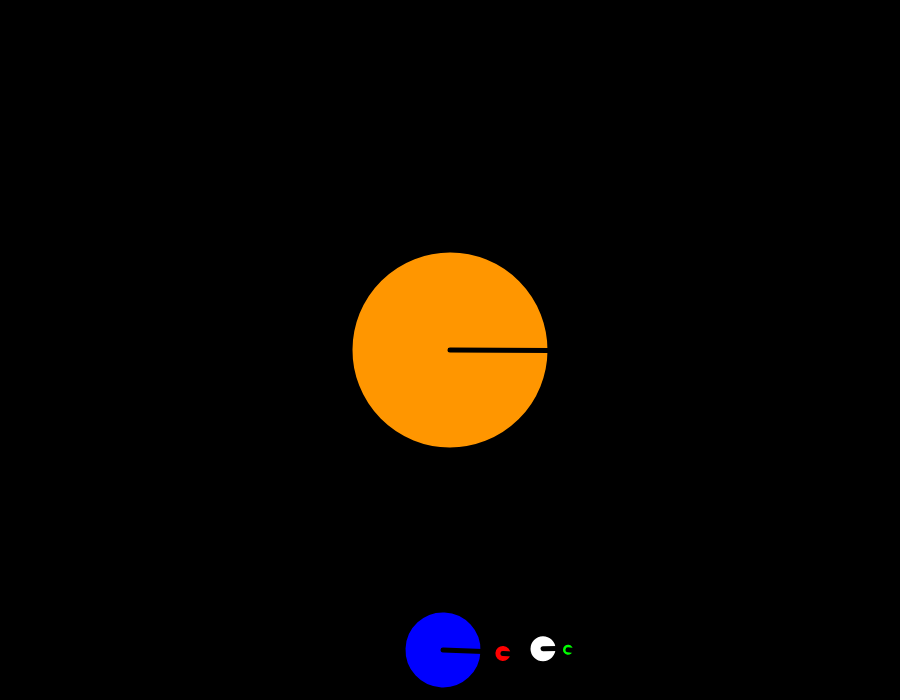
Frame 1 (no input)
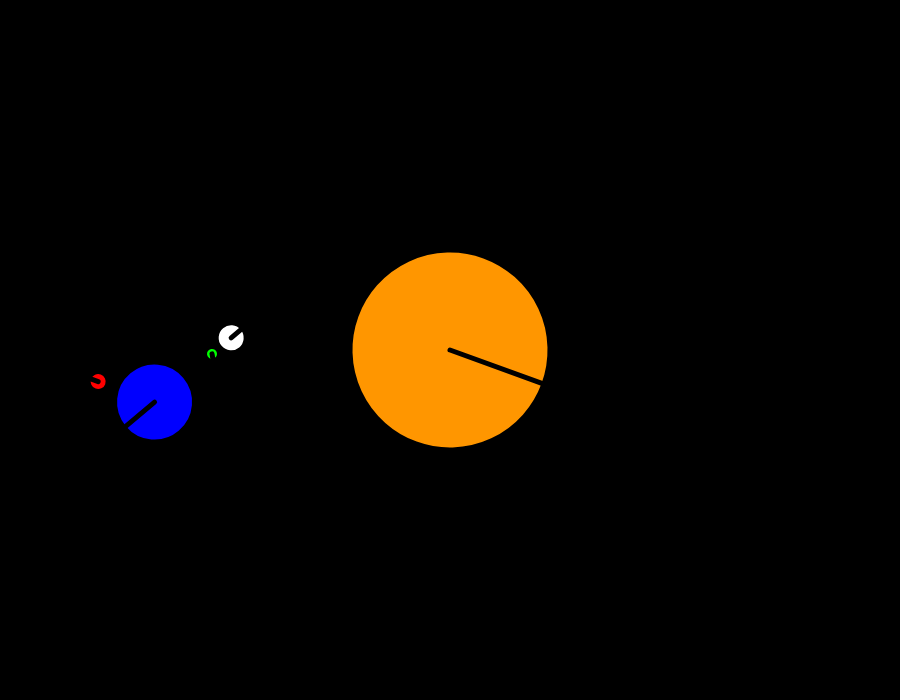
Frame 60 (no input)
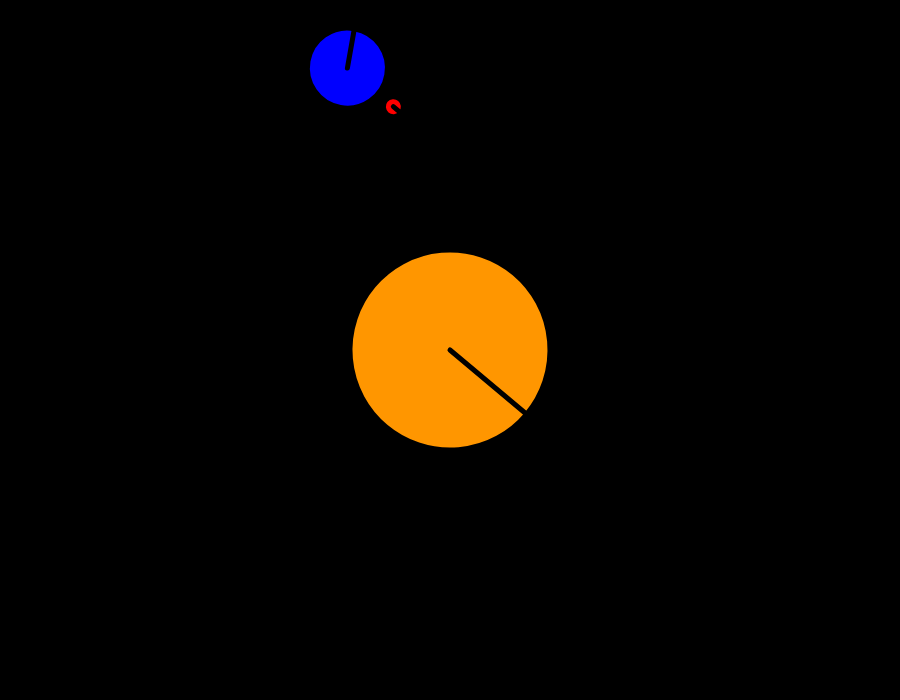
Frame 120 (the mouse pressed at the canvas centre since frame 60)

The p5.js sketch that drew these frames (run headless with seeded random() and noise() and a simulated clock; from frame 60 on, the mouse is pressed at the canvas centre):

// p5.js sketch
// ── sketch.js
var speed;

function setup() {
    createCanvas(900, 700);
}

function draw() {
    background(0);
    speed = frameCount;

    push();
    translate(width/2, height/2);
    rotate(radians(speed/3));
    celestialObj(color(255,150,0), 200); // SUN


    rotate(radians(speed));
    translate(0, 300);

        push();
        rotate(radians(speed));
        celestialObj(color(0,0,255), 80); // EARTH
        pop();

    rotate(radians(-speed*2));

        push();
        translate(100, 0);
        celestialObj(color(255), 30); //MOON
        rotate(radians(speed*3));

        translate(25, 0);
        rotate(radians(speed*5));
        celestialObj(color(0, 255, 0), 15); //ASTEROID
        pop();

    rotate(radians(speed*4));
    translate(60, 0);
    celestialObj(color(255, 0, 0), 20); //MOON2

    pop();
}

function celestialObj(c, size){
    strokeWeight(5);
    fill(c);
    stroke(0);
    ellipse(0, 0, size, size);
    line(0, 0, size/2, 0);
}
